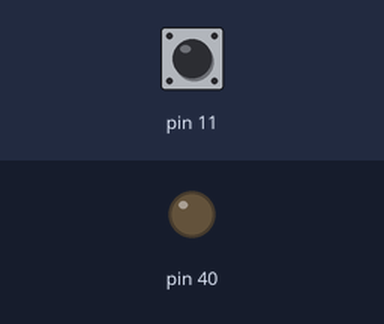
A program run on a simulated Raspberry Pi (header pin numbers). Shown: output pins drawn as LEDs (lit = HIGH). Inputs (shaded band) come from the test bench; at power-on: pin 11 LOW. The desktop window is not drawn, its controls go by their first labels and the mouse button is held 0.15 s; what the program prints to the terminal is not drawn.

Above: at 1.2 s.
1.3 s: pin 11 pulled HIGH for 0.15 s
At 1.37 s:
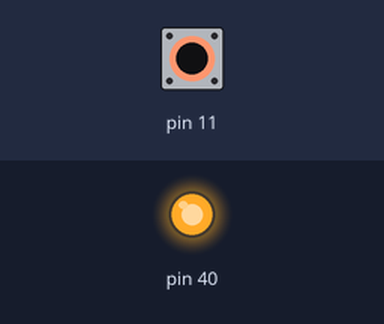
2.9 s: pin 11 pulled HIGH for 3.2 s
At 7.0 s:
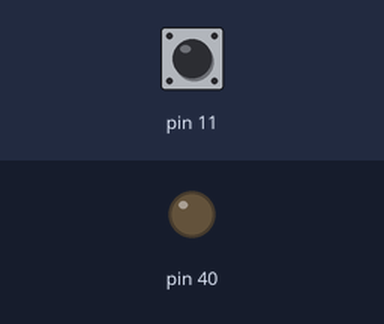
Timing chart, 0 to 8.5 s (numbered marks = the images above; inputs shaded):
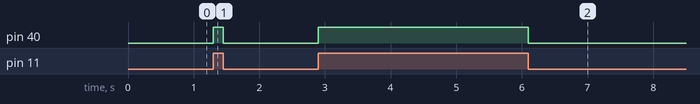

Measured:
- after the input at 1.3 s, pin 40: LOW → HIGH at once, → LOW 0.15 s later
- after the input at 2.9 s, pin 40: LOW → HIGH at once, → LOW 3.2 s later

The program:

gpio_via_physical_button.py
```python
import RPi.GPIO as GPIO
import tkinter
import time

GPIO.setmode(GPIO.BOARD)
GPIO.setwarnings(False)
GPIO.setup(40,GPIO.OUT, initial=GPIO.LOW)
GPIO.setup(11,GPIO.IN, pull_up_down = GPIO.PUD_DOWN)

try:
    while True:
        print(GPIO.input(11))
        GPIO.output(40,GPIO.input(11))

except KeyboardInterrupt:
    GPIO.cleanup()
```
